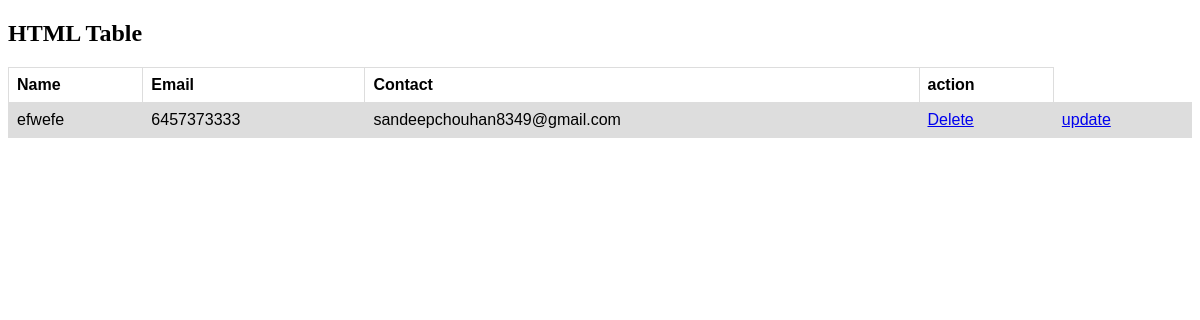
/table/, run on an earlier commit of the app's database.
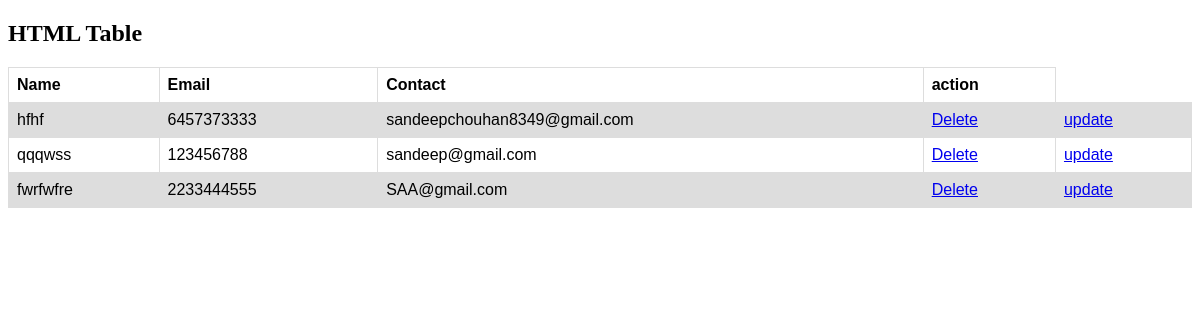
And on a later commit of the database.
### app/models.py (models this page shows)
class User(models.Model):
    name=models.CharField(max_length=200)
    email=models.EmailField(max_length=200)
    phone=models.IntegerField()
    password=models.CharField(max_length=250)

### app/views.py (the view)
# urls.py: path("table/",views.table),
def table(reqeust):
    data = User.objects.all
    return render(reqeust, 'table.html', {"data":data})

### app/templates/table.html (shortened to what this page needs)
<!DOCTYPE html>
<html>
<head>
</head>
<body>
<h2>HTML Table</h2>
<table>
  <tr>
    <th>Name</th>
    <th>Email</th>
    <th>Contact</th>
    <th>action</th>
  </tr>
  <tr>
    {% for i in data %}
    <td>{{i.name}}</td>
    <td>{{i.phone}}</td>
    <td>{{i.email}}</td>
    <td><a href="/delete/{{i.id}}">Delete</td>
    <td><a href="/update/{{i.id}}">update</td>
  </tr>
  {% endfor %}
</table>
</body>
</html>

### app/templates/table.html (style rules this page uses)
table { font-family: arial, sans-serif; border-collapse: collapse; width: 100%; }
td, th { border: 1px solid #dddddd; text-align: left; padding: 8px; }
tr:nth-child(even) { background-color: #dddddd; }

What changed in the data, as far as the page shows it:
changed User "sandeepchouhan8349@gmail.com": name "efwefe" → "hfhf"
added User: name "qqqwss", phone "123456788", email "sandeep@gmail.com"
added User: name "fwrfwfre", phone "2233444555", email "SAA@gmail.com"
